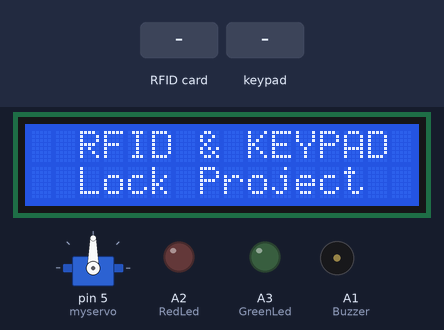
The sketch below on a simulated Arduino Uno, built with avr-gcc and run on an emulated ATmega328P. Shown: servo, 16×2 character LCD, output pins drawn as LEDs (lit = HIGH), buzzer (waves = sounding). Inputs (shaded band) come from the test bench. Pins used as bus, display or sensor lines are not drawn; what the sketch prints to the serial monitor is not drawn.

Above: at 1.3 s.
1.4 s: RFID card 5E 7A 19 C4 held to the reader
At 1.58 s:
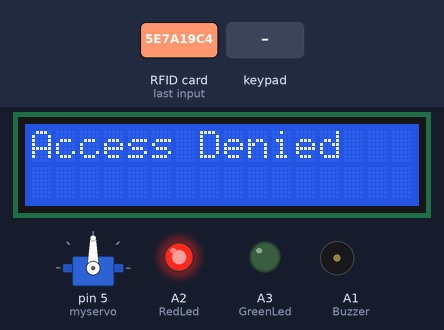
At 2.4 s:
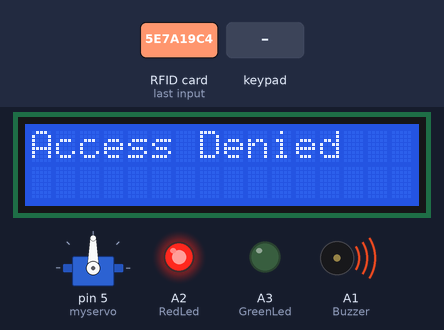
4.4 s: keypad keys 1 2 3 pressed 0.4 s apart
At 7.1 s:
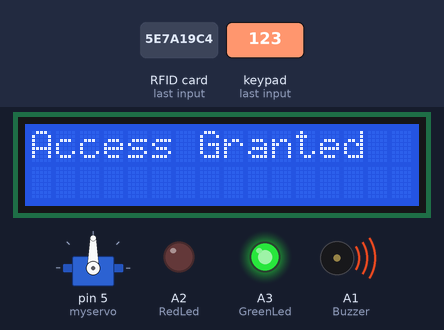
7.4 s: key '1' pressed
10.4 s: keypad keys 1 2 3 # pressed 0.4 s apart
At 11.8 s:
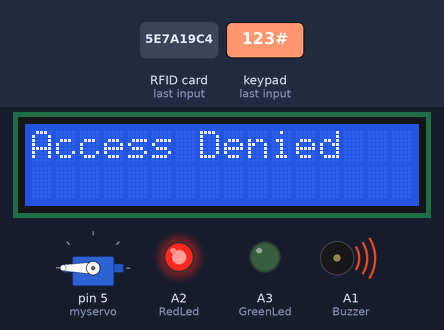
13.5 s: key '2' pressed
16.5 s: key '3' pressed
Timing chart, 0 to 19.0 s (numbered marks = the images above; inputs shaded):
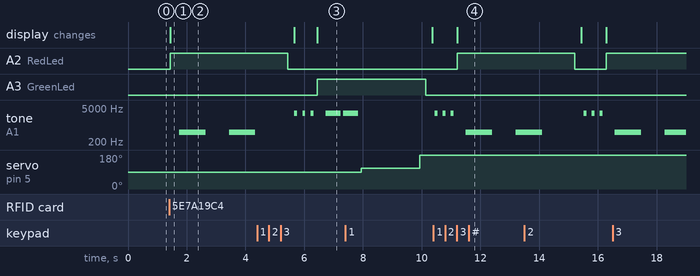

The sketch:

Keypad_RFID_Code.ino
```cpp
#include <SPI.h>
#include <MFRC522.h>
#include <Wire.h>
#include <LiquidCrystal_I2C.h>
#include <Keypad.h>
#include <Servo.h>

LiquidCrystal_I2C lcd(0x27, 16, 2);

const byte ROWS = 4;  //four rows
const byte COLS = 3;  //three columns
char keys[ROWS][COLS] = {
  { '1', '2', '3' },
  { '4', '5', '6' },
  { '7', '8', '9' },
  { '*', '0', '#' }
};                                     // Ma trận Keypad
byte rowPins[ROWS] = { A0, 4, 3, 2 };  //connect to the row pinouts of the keypad
byte colPins[COLS] = { 8, 7, 6 };      //connect to the column pinouts of the keypad
Keypad keypad = Keypad(makeKeymap(keys), rowPins, colPins, ROWS, COLS);

char key_code[3];                      // Mảng chứa mật khẩu nhập vào
char password[3] = { '1', '2', '3' };  // Initial Password
int i = 0;                             // Biến chạy của chuỗi ký tự

int card1[4]{ 54, 205, 29, 31 };  // UID thẻ từ được nhận diện
int card2[4]{ 90, 33, 66, 178 };


constexpr uint8_t RST_PIN = 9;  // Define SS_PIN of the RC522 RFID Reader to digital pin 10 of the Arduino
constexpr uint8_t SS_PIN = 10;  // Define RST_PIN of the RC522 RFID Reader to digital pin 9 of the Arduino
MFRC522 rfid(SS_PIN, RST_PIN);  // Create MFRC522 instance.
MFRC522::MIFARE_Key key;

Servo myservo;  // create servo object to control a servo
int pos = 0;    // variable to store the servo position

int Buzzer = A1;    // Buzzer output is analog pin A1
int RedLed = A2;    // Red LED output is analog pin A2
int GreenLed = A3;  // Green LED output is analog pin A3

unsigned int k = 0;
byte nuidPICC[4];  // UID number of your Mifare card. This is a UID number with 4 pairs of digits. Example: EB 70 C0 BC

void setup() {
  // put your setup code here, to run once:
  Serial.begin(9600);
  pinMode(RedLed, OUTPUT);    // Define RedLed as OUTPUT
  pinMode(GreenLed, OUTPUT);  // Define GreenLed as OUTPUT
  pinMode(Buzzer, OUTPUT);    // Define Buzzer as OUTPUT
  //digitalWrite(lock, HIGH);
  myservo.attach(5);  // attaches the servo on pin 5 to the servo object
  SPI.begin();        // Init SPI bus
  rfid.PCD_Init();    // Init MFRC522
  // =====================================================
  lcd.init();  // Khoi tao LCD
  lcd.backlight();
  lcd.setCursor(0, 0);
  lcd.print("  RFID & KEYPAD ");
  lcd.setCursor(0, 1);
  lcd.print("  Lock Project  ");
  // lcd.clear();
  // ====================================================
  for (byte i = 0; i < 6; i++) {
    key.keyByte[i] = 0xFF;  // Mảng chứa UID của RFID
  }
  Serial.println(F("This code scan the MIFARE Classsic NUID."));
  Serial.print(F("Using the following key:"));
  // =====================================================
  // lcd.setCursor(0, 0);
  // lcd.print("Scan Your Card");
  // lcd.setCursor(0, 1);
  // lcd.print("Enter the Pass");
}

void loop() {
  char key = keypad.getKey();
  if (key != NO_KEY) {  // Kiểm tra có nhấn phím k?
    key_code[i++] = key;
    k = i;
    tone(Buzzer, 3000);  // Make a short beep for a DigitKey press on the keypad
    delay(100);
    noTone(Buzzer);
    delay(100);
  }

  if (k == 3) {
    if (!strncmp(password, key_code, 3))  // Mã nhập = password
    {
      lcd.clear();
      lcd.setCursor(0, 0);
      lcd.print("Access Granted");   // Hiển thị thành công
      digitalWrite(GreenLed, HIGH);  // Make a nice beep for the correct Pincode and set the Green LED high for 1 second
      delay(300);
      tone(Buzzer, 3000);
      delay(500);
      noTone(Buzzer);
      delay(100);
      tone(Buzzer, 3000);
      delay(500);
      noTone(Buzzer);
      delay(100);
      myservo.write(110);
      delay(2000);
      myservo.write(200);
      delay(200);
      myservo.write(200);
      digitalWrite(GreenLed, LOW);
      delay(200);
      // =============== RESET======================
      i = k = 0;
      lcd.setCursor(0, 0);
      lcd.print("Scan Your Card");
      lcd.setCursor(0, 1);
      lcd.print("Enter the Pass");
    } else {
      lcd.clear();
      lcd.setCursor(0, 0);
      lcd.print("Access Denied");  // Hiển thị thất bại
      digitalWrite(RedLed, HIGH);  // Make a nice beep for the correct Pincode and set the Green LED high for 1 second
      delay(300);
      tone(Buzzer, 500, 900);
      delay(1500);
      noTone(Buzzer);
      delay(200);
      tone(Buzzer, 500, 900);
      delay(1500);
      noTone(Buzzer);
      delay(500);
      digitalWrite(RedLed, LOW);
      delay(200);
      // =============== RESET======================
      i = k = 0;
      lcd.setCursor(0, 0);
      lcd.print("Scan Your Card");
      lcd.setCursor(0, 1);
      lcd.print("Enter the Pass");
    }
  }
  // Look for new cards
  if (!rfid.PICC_IsNewCardPresent())
    return;

  // Verify if the NUID has been readed
  if (!rfid.PICC_ReadCardSerial())
    return;

  Serial.print(F("PICC type: "));
  MFRC522::PICC_Type piccType = rfid.PICC_GetType(rfid.uid.sak);
  Serial.println(rfid.PICC_GetTypeName(piccType));

  // Store NUID into nuidPICC array
  for (byte i = 0; i < 4; i++) {
    nuidPICC[i] = rfid.uid.uidByte[i];
    Serial.println(nuidPICC[i]);
  }

  if (card1[0] == nuidPICC[0] && card1[1] == nuidPICC[1] && card1[2] == nuidPICC[2] && card1[3] == nuidPICC[3]) {
    lcd.clear();
    lcd.setCursor(0, 0);
    lcd.print("Access Granted");
    digitalWrite(GreenLed, HIGH);  // Make a nice beep for the correct Pincode and set the Green LED high for 1 second
    delay(300);
    tone(Buzzer, 3000);
    delay(500);
    noTone(Buzzer);
    delay(100);
    tone(Buzzer, 3000);
    delay(500);
    noTone(Buzzer);
    delay(100);
    myservo.write(110);
    delay(2000);
    myservo.write(200);
    delay(200);
    myservo.write(200);
    digitalWrite(GreenLed, LOW);
    delay(200);
    //=====================RESET======================
    lcd.setCursor(0, 0);
    lcd.print("Scan Your Card");
    lcd.setCursor(0, 1);
    lcd.print("Enter the Pass");
  }

  else if (card2[0] == nuidPICC[0] && card2[1] == nuidPICC[1] && card2[2] == nuidPICC[2] && card2[3] == nuidPICC[3]) {
    lcd.clear();
    lcd.setCursor(0, 0);
    lcd.print("Access Granted");
    digitalWrite(GreenLed, HIGH);  // Make a nice beep for the correct Pincode and set the Green LED high for 1 second
    delay(300);
    tone(Buzzer, 3000);
    delay(500);
    noTone(Buzzer);
    delay(100);
    tone(Buzzer, 3000);
    delay(500);
    noTone(Buzzer);
    delay(100);
    myservo.write(110);
    delay(2000);
    myservo.write(200);
    delay(200);
    myservo.write(200);
    digitalWrite(GreenLed, LOW);
    delay(200);
    //=============================RESET==================
    lcd.setCursor(0, 0);
    lcd.print("Scan Your Card");
    lcd.setCursor(0, 1);
    lcd.print("Enter the Pass");
  } else {
    lcd.clear();
    lcd.setCursor(0, 0);
    lcd.print("Access Denied");
    digitalWrite(RedLed, HIGH);  // Make a nice beep for the correct Pincode and set the Green LED high for 1 second
    delay(300);
    tone(Buzzer, 500, 900);
    delay(1500);
    noTone(Buzzer);
    delay(200);
    tone(Buzzer, 500, 900);
    delay(1500);
    noTone(Buzzer);
    delay(500);
    digitalWrite(RedLed, LOW);
    delay(200);
    //=============================RESET==================
    lcd.setCursor(0, 0);
    lcd.print("Scan Your Card");
    lcd.setCursor(0, 1);
    lcd.print("Enter the Pass");
  }
}
```

Measured:
- after the input at 1.4 s, A2 (RedLed): LOW → HIGH at once; tone on A1 (Buzzer): alternates 500 Hz for 0.90 s and silent for 0.80 s, starting after 0.34 s; the display: changes at once (image 1)
- after the input at 4.4 s, A3 (GreenLed): LOW → HIGH after 2.0 s; tone on A1 (Buzzer): plays 3000 Hz for 0.10 s, 3000 Hz for 0.10 s, 3000 Hz for 0.10 s, 3000 Hz for 0.50 s, 3000 Hz for 0.06 s, starting after 1.3 s; the display: first differs from a run without the input after 2.0 s (image 3)
- after the input at 10.4 s, A2 (RedLed): LOW → HIGH after 0.81 s; the display: changes after 0.81 s (image 4)
